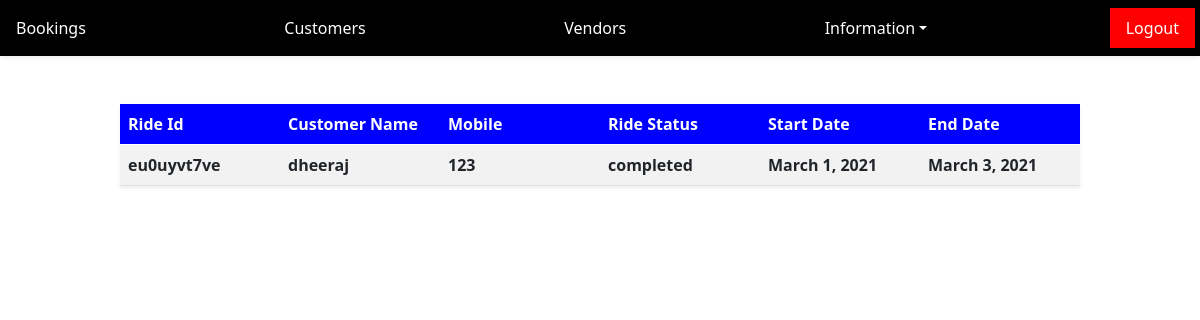
Page /customer/completed-bookings/ (signed in) on the earlier database version.
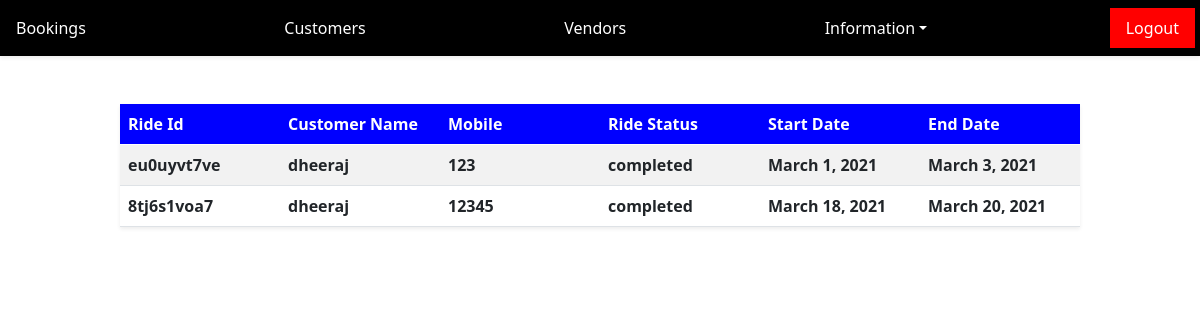
Same page on the later database version.
### customer/models.py (models this page shows)
class MyRides(models.Model):
	Ride_status=(('ongoing','ONGOING'),('completed','COMPLETED'),('canceled','CANCELED'),('upcoming','UPCOMING'))
	ride_id 			   =		models.CharField(max_length=120)
	customer 			   =		models.ForeignKey(CustomerProfile,on_delete=models.CASCADE)
	bike 				   =		models.ForeignKey(BikeDetails,on_delete=models.CASCADE)
	ride_status 		   =		models.CharField(max_length=120,choices=Ride_status)
	start_date 			   =		models.DateField()
	end_date 			   =		models.DateField()
	canceled 			   =		models.BooleanField(default=False)
	review 				   =		models.CharField(max_length=1200)

class CustomerProfile(models.Model):
	user 					=		models.OneToOneField(User,on_delete=models.CASCADE)
	name 					=		models.CharField(max_length=120)
	mobile 					=		models.CharField(max_length=120)
	whatsapp_number 		=		models.CharField(max_length=120)
	email 					=		models.EmailField(unique=True)
	city 					=		models.CharField(max_length=120)
	state 					=		models.CharField(max_length=120)
	photo 					=		models.FileField(upload_to='CustomerProfileImages/')
	def __str__(self):
		return self.name

### vendor/models.py (models this page shows)
class BikeDetails(models.Model):
	question_choices =(('yes','YES'),('no','NO'))
	vendor 							=		models.ForeignKey(VendorProfile,on_delete=models.CASCADE)
	bike_registraton_number 		=		models.CharField(max_length=120)
	year_of_registration 			=		models.CharField(max_length=120)
	date_of_registration 			=		models.DateField()
	bike_company 					=		models.ForeignKey(BikeCompany,on_delete=models.CASCADE)
	bike_model_name 				=		models.ForeignKey(BikeModel,on_delete=models.CASCADE)
	engine_cc 						=		models.CharField(max_length=120)
	ABS 							=		models.CharField(max_length=120,choices=question_choices)
	tubeless_tyre 					=		models.CharField(max_length=120,choices=question_choices)
	luggage_carrier 				=		models.CharField(max_length=120,choices=question_choices)
	mobiler_holder_and_charger  	=		models.CharField(max_length=120,choices=question_choices)
	color 							=		models.CharField(max_length=120)
	road_tax_validity 				=		models.CharField(max_length=120)
	road_tax_document 				=		models.FileField(upload_to='road_tax_document/')
	pollution_validity 				=		models.CharField(max_length=120)
	pollution_validity_document 	=		models.FileField(upload_to='pollution_validity_document/')
	insurance_validity              =		models.CharField(max_length=120)
	insurance_validity_document 	=		models.FileField(upload_to='insurance_validity_document/')
	registration_validity    		=		models.CharField(max_length=120)
	registration_validity_document 	=		models.FileField(upload_to='registration_validity_document/')
	rent_per_day 					=		models.IntegerField()
	rent_per_day_for_more_than_6_days =		models.IntegerField()
	rent_per_day_for_group 			=		models.IntegerField()
	approved 						=		models.BooleanField(default=False)
	ready 							=		models.BooleanField(default=False)
	already_booked 					=		models.BooleanField(default=False)
	def __str__(self):
		return self.bike_registraton_number

### customer/views.py (the view)
# urls.py: path('completed-bookings/',completed_bookings,name='completed-bookings'),
@login_required(login_url="login")
def completed_bookings(request):
	query 		=		MyRides.objects.filter(ride_status='completed')
	return render(request,'bookings.html',{'ls':query})

### customer/templates/bookings.html
{% include 'index.html' %}
{% block content %}
<div>
	<center>
		<div>
				<table class="table table-striped mt-5 shadow-sm" style="border-collapse:collapse; table-layout:fixed; width: 80%">
					<thead>
						<tr>
							<th style="background-color: blue;color: #fff">Ride Id</th>
							<th style="background-color: blue;color: #fff">Customer Name</th>
							<th style="background-color: blue;color: #fff">Mobile</th>
							<th style="background-color: blue;color: #fff">Ride Status</th>
							<th style="background-color: blue;color: #fff">Start Date</th>
							<th style="background-color: blue;color: #fff">End Date</th>
						</tr>
					</thead>
					<tbody>
						{% for ls in ls %}
							<tr>
								<th>{{ ls.ride_id }}</th>
								<th>{{ ls.customer }}</th>
								<th>{{ ls.bike }}</th>
								<th>{{ ls.ride_status }}</th>
								<th>{{ ls.start_date }}</th>
								<th>{{ ls.end_date }}</th>
							</tr>
						{% endfor %}
					</tbody>
				</table>
		</div>
	</center>
</div>
{% endblock %}

### templates/index.html (shortened to what this page needs)
{% include 'base.html' %}
{% block body %}
	<nav class=" navbar navbar-default shadow-sm" style="background-color: black" >
		<a class="nav-link" href="{% url 'index' %}" style="color: #fff">Bookings</a>
		<a class="nav-link" href="{% url 'customers' %}" style="color: #fff">Customers</a>
		<a class="nav-link" href="{% url 'vendors' %}" style="color: #fff">Vendors</a>
        <div class="nav-item dropdown">
		    <a class="nav-link dropdown-toggle" data-bs-toggle="dropdown" href="#" role="button" aria-expanded="false" style="color: #fff">Information</a>
	  </div>
	  <a class="nav-link" href="{% url 'logout' %}" style="color: #fff;background-color: red;margin-right: 5px">Logout</a>
    </nav>
{% endblock %}

### templates/base.html (shortened to what this page needs)
<!doctype html>
<html lang="en">
  <head>
    <link href="https://cdn.jsdelivr.net/npm/bootstrap@5.0.0-beta2/dist/css/bootstrap.min.css" rel="stylesheet">
  </head>
  <body>
  </body>
</html>

Differences in the rows shown:
added MyRides: ride_id "8tj6s1voa7", customer "dheeraj", bike "12345", ride_status "completed", start_date "March 18, 2021", end_date "March 20, 2021"
